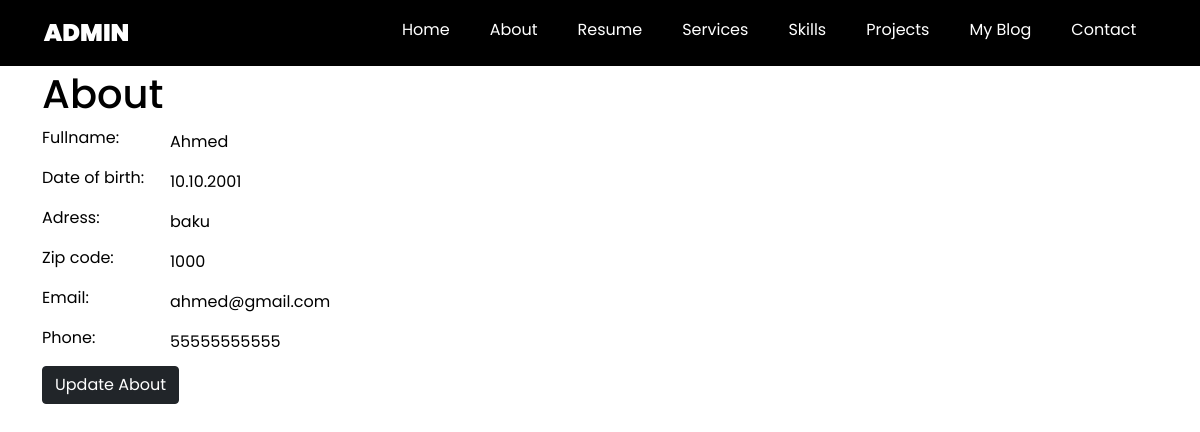
Before: /admin/about with the older database file.
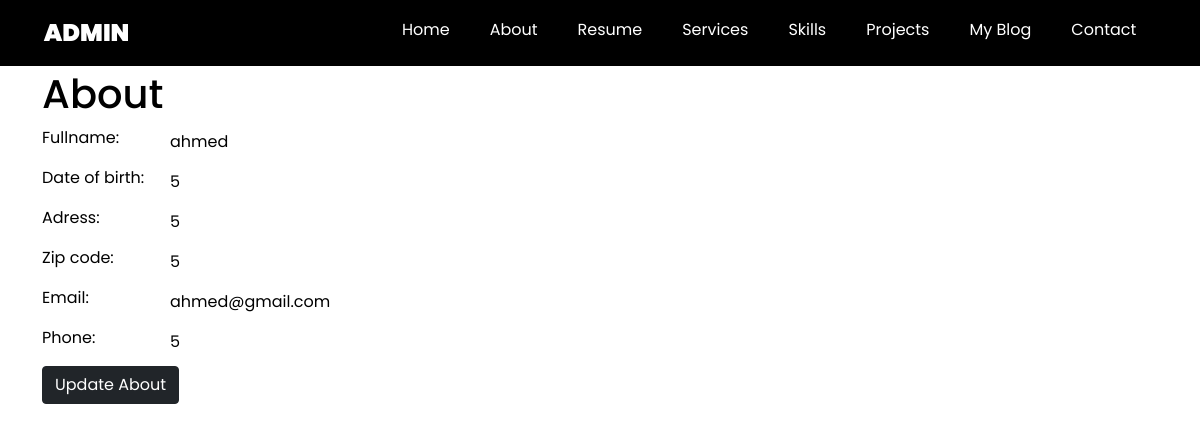
After: the same page with the newer database file.
### PortfolioProject/models.py (models this page shows, shortened)
class About(db.Model):
    __tablename__= 'about'
    id = db.Column(db.Integer, primary_key=True)
    name = db.Column(db.String(100), nullable=False)
    brth_day = db.Column(db.Integer, nullable=False)
    adress = db.Column(db.String(100), nullable=False)
    zip_code = db.Column(db.Integer, nullable=False)
    email = db.Column(db.String(100), nullable=False)
    phone = db.Column(db.Integer, nullable=False)

### PortfolioProject/controlers.py (the view)
@app.route('/admin/about', methods=['GET', 'POST'])
def admin_about():
    abouts = About.query.all()[-1:]
    return render_template('admin/about.html', abouts=abouts)

### PortfolioProject/templates/admin/about.html
{% extends 'admin/base.html' %} {% block content %}
<div class="container" style="position: relative; top: 70px; left:0px">
    <h1>About</h1>
    <div class="row">
        <p>Fullname:</p>
    </div>
    <div class="row">
        <p>Date of birth:</p>
    </div>
    <div class="row">
        <p>Adress:</p>
    </div>
    <div class="row">
        <p>Zip code:</p>
    </div>
    <div class="row">
        <p>Email:</p>
    </div>
    <div class="row">
        <p>Phone:</p>
    </div>
    {% for about in abouts %}
    <div style="position: absolute; top:60px; left: 140px;">
        <p>{{about.name}}</p>
        <p>{{about.brth_day}}</p>
        <p>{{about.adress}}</p>
        <p>{{about.zip_code}}</p>
        <p>{{about.email}}</p>
        <p>{{about.phone}}</p>
    </div>
    {% endfor%}
    <div class="form-group">
        <a href="{{url_for('about_edit')}}">
            <button class="btn btn-dark" type="submit">Update About</button></a>
    </div>
</div>
{% endblock %}

### PortfolioProject/templates/admin/base.html (shortened to what this page needs)
<!DOCTYPE html>
<html lang="en">
<head>
    <link rel="stylesheet" href="https://cdnjs.cloudflare.com/ajax/libs/font-awesome/5.15.3/css/all.min.css" />
    <link rel="stylesheet" href="{{url_for('static', filename = 'css/style.css')}}">
    <link rel="stylesheet" href="https://cdn.jsdelivr.net/npm/bootstrap@5.0.1/dist/css/bootstrap.min.css">
</head>
<body>
    {% include 'admin/includes/navbar.html' %} {% block content %} {% endblock %}
</body>
</html>

### PortfolioProject/templates/admin/includes/navbar.html (shortened to what this page needs)
<!DOCTYPE html>
<html lang="en">
<head>
    <link rel="stylesheet" href="https://cdnjs.cloudflare.com/ajax/libs/font-awesome/5.15.3/css/all.min.css" />
    <link rel="stylesheet" href="{{url_for('static', filename = 'css/style.css')}}">
</head>
<body style="background-color: white; color: black;">
    <header>
        <div class="head " style="position:relative;">
            <div class="header">
                <div class="header-nav">
                    <div class="header-logo">
                        <a href="{{url_for('admin_panel')}}">Admin</a>
                    </div>
                    <div class="header-list">
                        <ul style='margin-bottom:  0rem;'>
                            <a href="{{url_for('main_page')}}">
                                <li>Home</li>
                        </a>
                        <a href="{{url_for('admin_about')}}"  class="smooth">
                            <li class="smooth">About</li>
                        </a>
                        <a href="{{url_for('resume_list')}}"  class="smooth">
                            <li class="smooth">Resume</li>
                        </a>
                        <a href="#services"  class="smooth">
                            <li class="smooth">Services</li>
                        </a>
                        <a href="#skils"  class="smooth">
                            <li class="smooth">Skills</li>
                        </a>
                        <a href=""  class="smooth">
                            <li class="smooth">Projects</li>
                        </a>
                        <a href="{{url_for ('blog_list')}}"  class="smooth">
                            <li class="smooth">My Blog</li>
                        </a>
                        <a href="#contact"  class="smooth">
                            <li class="smooth">Contact</li>
                        </a>
                    </ul>
                    </div>
                </div>
            </div>
    </header>
</body>
</html>

### PortfolioProject/static/css/style.css (style rules this page uses)
* { box-sizing: border-box; margin: 0; font-family: 'Poppins', sans-serif; background-color: transparent; }
body { background-color: black; color: white; }
a { text-decoration: none; color: #fff; }
header { background-color: black; width: 100%; }
.header { background-color: #000000; position: fixed; z-index: 1; display: flex; justify-content: center; width: 100%; height: 66px; }
.header .header-nav { display: flex; }
.header .header-nav .header-logo { width: 10%; height: 100%; display: flex; justify-content: flex-start; margin: 0; }
.header .header-nav .header-logo a { padding-top: .7rem; padding-bottom: .7rem; margin: 0 16px 0 0; font-weight: 900; font-size: 24px; line-height: 43.2px; text-transform: uppercase; color: #fff; }
.header .header-nav .header-list { display: inline-block; width: 90%; min-width: 1011px; height: 52px; display: flex; align-items: center; justify-content: flex-end; font-size: 16px; font-weight: 400; line-height: 28.8px; }
.header .header-nav .header-list ul { display: flex; list-style: none; }
.header .header-nav .header-list a { position: relative; }
.header .header-nav .header-list li { font-size: 16px; padding-top: 1.3rem; padding-bottom: 0.7rem; padding-left: 20px; padding-right: 20px; color: #fff; }
.footer .footer-container a, li { font-size: 16px; line-height: 28.8px; font-weight: 400; color: rgba(255, 255, 255, .7); }

Changed rows visible on the page:
removed About: name "Ahmed", brth_day "10.10.2001", adress "baku", zip_code "1000", email "ahmed@gmail.com", phone "55555555555"
added About: name "ahmed", brth_day "5", adress "5", zip_code "5", email "ahmed@gmail.com", phone "5"
